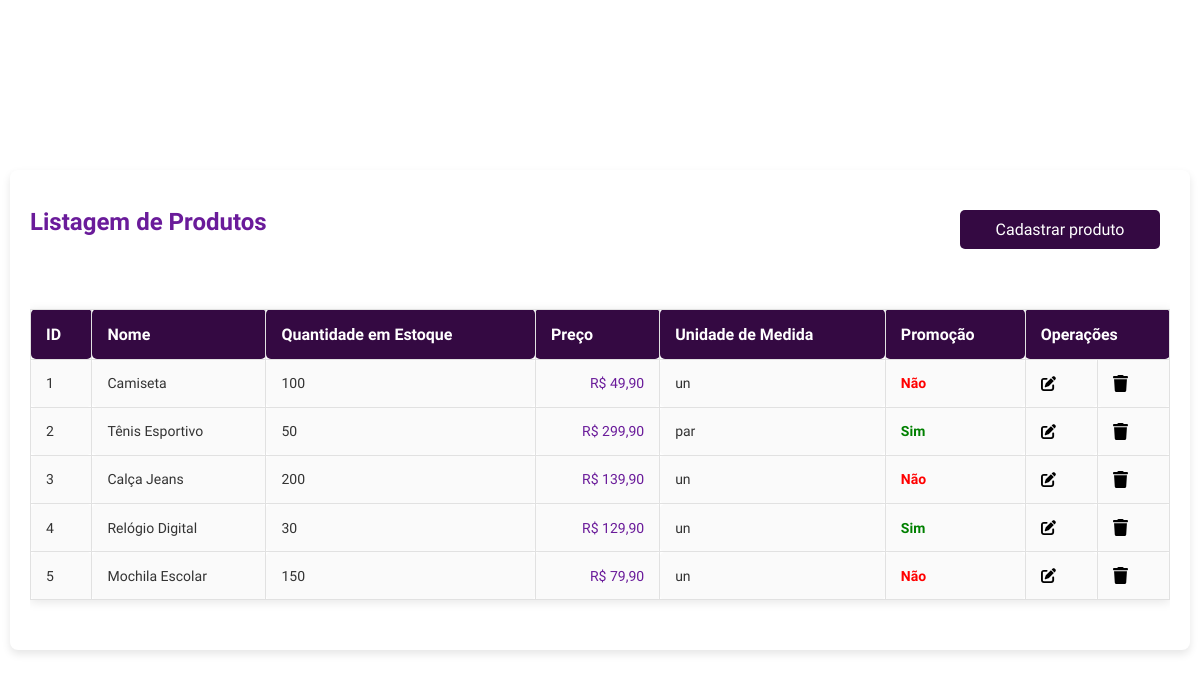
Page /views/product_form.php on the earlier database version.
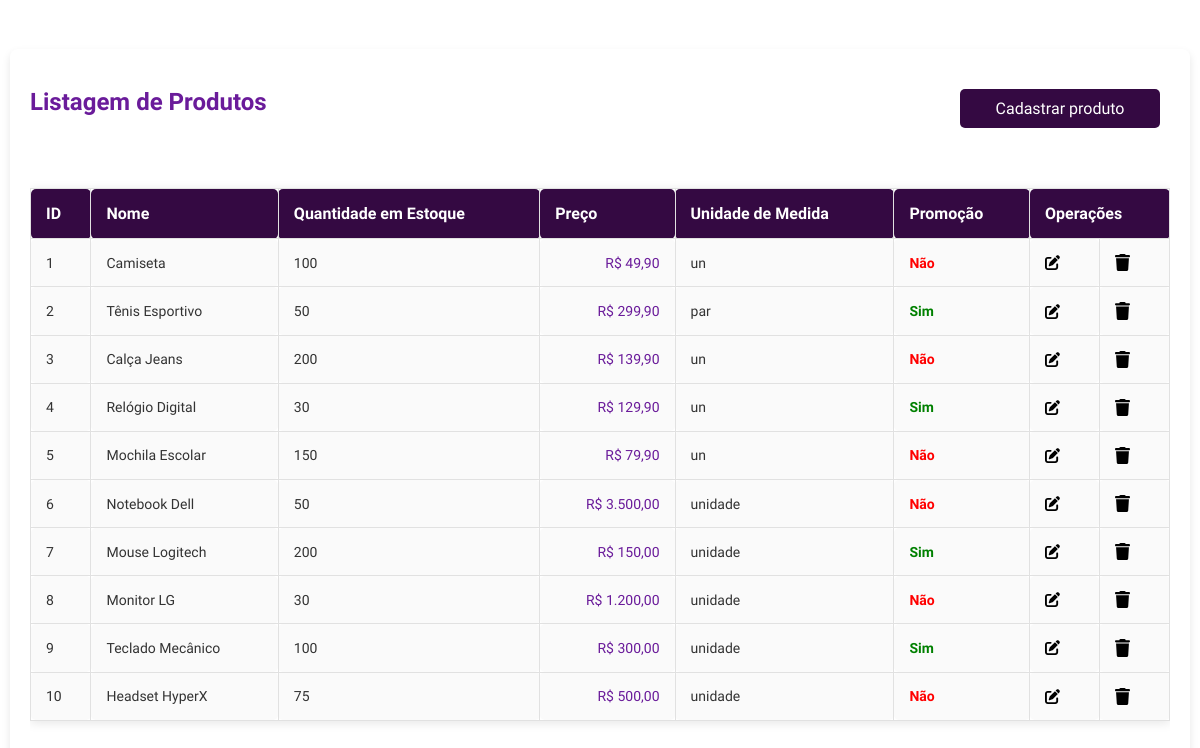
Same page on the later database version.
### tables this page shows
CREATE TABLE produto (
    id INT PRIMARY KEY AUTO_INCREMENT,
    nome VARCHAR(255) NOT NULL,
    qtde_estoque INT DEFAULT 0,
    preco DECIMAL(15, 2) CHECK (preco >= 0),
    unidade_medida VARCHAR(10),
    promocao CHAR(1) DEFAULT 'N' CHECK (promocao IN ('Y', 'N')),
    id_fornecedor INT,
    FOREIGN KEY (id_fornecedor) REFERENCES fornecedores(id)
);

### models/Produto.php (called while the page is built, shortened)
<?php
class Produto implements GenericInterface
{
    public function getAll(): array
    {
        $conn = (new Database())->getConnection();
        $stmt = mysqli_prepare($conn, "SELECT * FROM produto");
        mysqli_stmt_execute($stmt);
        $result = mysqli_stmt_get_result($stmt);
        $produtos = [];
        while ($data = mysqli_fetch_assoc($result)) {
            $produtos[] = [
                'id' => $data['id'],
                'nome' => $data['nome'],
                'qtde_estoque' => $data['qtde_estoque'],
                'preco' => $data['preco'],
                'unidade_medida' => $data['unidade_medida'],
                'promocao' => $data['promocao']
            ];
        }
        return $produtos;
    }
}

### views/product_form.php (the view, shortened to what this page needs)
<?php
require_once "../models/Produto.php";
$productModel = new Produto();
$produtos = $productModel->getAll();
?>
<link rel="stylesheet" href="../config/global.css">
<div class="listing-container">
    <div class="listing-header">
        <h1 class="ubuntu-bold">Listagem de Produtos</h1>
        <button id="btnCadastrarProduto" class="btn ubuntu-medium">Cadastrar produto</button>
    </div>
    <div class="table">
        <table>
            <thead>
            <tr>
                <th>ID</th>
                <th>Nome</th>
                <th>Quantidade em Estoque</th>
                <th>Preço</th>
                <th>Unidade de Medida</th>
                <th>Promoção</th>
                <th colspan="2">Operações</th>
            </tr>
            </thead>
            <tbody>
            <?php
            if (!empty($produtos)) {
                foreach ($produtos as $produto) {
                    echo "<tr data-id='" . $produto['id'] . "' class='product-row'>";
                    echo "<td>" . $produto['id'] . "</td>";
                    echo "<td>" . $produto['nome'] . "</td>";
                    echo "<td>" . $produto['qtde_estoque'] . "</td>";
                    echo "<td class='price'>R$ " . number_format($produto['preco'], 2, ',', '.') . "</td>";
                    echo "<td>" . $produto['unidade_medida'] . "</td>";
                    echo "<td class='" . ($produto['promocao'] == 'Y' ? 'promo' : 'no-promo') . "'>" . ($produto['promocao'] == 'Y' ? 'Sim' : 'Não') . "</td>";
                    echo "<td onclick='abrirModalEdicao(this)'><img width='15px' class='btnEditar btnCli' src='../assets/icons/pen-to-square-solid.svg' data-id='" . $produto['id'] . "' alt='Editar'></td>";
                    echo "<td onclick='excluirProduto(this)'><img width='15px' class='btnExcluir btnCli' src='../assets/icons/trash-solid.svg' data-id='" . $produto['id'] . "' alt='Excluir'></td>";
                    echo "</tr>";
                }
            } else {
                echo "<tr><td colspan='7'>Nenhum produto encontrado</td></tr>";
            }
            ?>
            </tbody>
        </table>
    </div>
</div>

### config/global.css (style rules this page uses)
.ubuntu-medium { font-family: "Ubuntu", sans-serif; font-weight: 500; font-style: normal; }
.ubuntu-bold { font-family: "Ubuntu", sans-serif; font-weight: 700; font-style: normal; }

Differences in the rows shown:
added produto: id "6", nome "Notebook Dell", qtde_estoque "50", preco "3.500,00", unidade_medida "unidade", promocao "Não"
added produto: id "7", nome "Mouse Logitech", qtde_estoque "200", preco "150,00", unidade_medida "unidade", promocao "Sim"
added produto: id "8", nome "Monitor LG", qtde_estoque "30", preco "1.200,00", unidade_medida "unidade", promocao "Não"
added produto: id "9", nome "Teclado Mecânico", qtde_estoque "100", preco "300,00", unidade_medida "unidade", promocao "Sim"
added produto: id "10", nome "Headset HyperX", qtde_estoque "75", preco "500,00", unidade_medida "unidade", promocao "Não"
